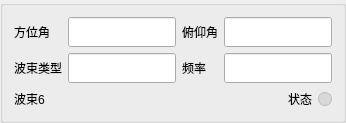
           <widget class="QGroupBox" name="grpWaveFeedback6">
            <property name="title">
             <string/>
            </property>
            <layout class="QVBoxLayout" name="layoutWaveFeedback6">
             <property name="spacing">
              <number>6</number>
             </property>
             <item>
              <layout class="QGridLayout" name="layoutWaveFeedbackForm6">
               <item row="0" column="0">
                <widget class="QLabel" name="lblFeedbackAzimuth6">
                 <property name="text">
                  <string>方位角</string>
                 </property>
                </widget>
               </item>
               <item row="0" column="1">
                <widget class="QLineEdit" name="leFeedbackAzimuth6">
                 <property name="minimumSize">
                  <size>
                   <width>50</width>
                   <height>30</height>
                  </size>
                 </property>
                </widget>
               </item>
               <item row="0" column="2">
                <widget class="QLabel" name="lblFeedbackPitch6">
                 <property name="text">
                  <string>俯仰角</string>
                 </property>
                </widget>
               </item>
               <item row="0" column="3">
                <widget class="QLineEdit" name="leFeedbackPitch6">
                 <property name="minimumSize">
                  <size>
                   <width>50</width>
                   <height>30</height>
                  </size>
                 </property>
                </widget>
               </item>
               <item row="1" column="0">
                <widget class="QLabel" name="lblFeedbackBeamType6">
                 <property name="text">
                  <string>波束类型</string>
                 </property>
                </widget>
               </item>
               <item row="1" column="1">
                <widget class="QLineEdit" name="leFeedbackBeamType6">
                 <property name="minimumSize">
                  <size>
                   <width>50</width>
                   <height>30</height>
                  </size>
                 </property>
                </widget>
               </item>
               <item row="1" column="2">
                <widget class="QLabel" name="lblFeedbackFreq6">
                 <property name="text">
                  <string>频率</string>
                 </property>
                </widget>
               </item>
               <item row="1" column="3">
                <widget class="QLineEdit" name="leFeedbackFreq6">
                 <property name="minimumSize">
                  <size>
                   <width>50</width>
                   <height>30</height>
                  </size>
                 </property>
                </widget>
               </item>
              </layout>
             </item>
             <item>
              <layout class="QHBoxLayout" name="layoutWaveFeedbackStatus6">
               <item>
                <widget class="QLabel" name="lblFeedbackBeam6">
                 <property name="text">
                  <string>波束6</string>
                 </property>
                </widget>
               </item>
               <item>
                <spacer name="spacerFeedback6">
                 <property name="orientation">
                  <enum>Qt::Horizontal</enum>
                 </property>
                 <property name="sizeHint" stdset="0">
                  <size>
                   <width>20</width>
                   <height>20</height>
                  </size>
                 </property>
                </spacer>
               </item>
               <item>
                <widget class="QLabel" name="lblFeedbackStatus6">
                 <property name="text">
                  <string>状态</string>
                 </property>
                </widget>
               </item>
               <item>
                <widget class="QLabel" name="indicatorFeedbackStatus6">
                 <property name="minimumSize">
                  <size>
                   <width>14</width>
                   <height>14</height>
                  </size>
                 </property>
                 <property name="maximumSize">
                  <size>
                   <width>14</width>
                   <height>14</height>
                  </size>
                 </property>
                 <property name="styleSheet">
                  <string notr="true">background:#d8d8d8;border:1px solid #bdbdbd;border-radius:7px;</string>
                 </property>
                 <property name="text">
                  <string/>
                 </property>
                </widget>
               </item>
              </layout>
             </item>
            </layout>
           </widget>
